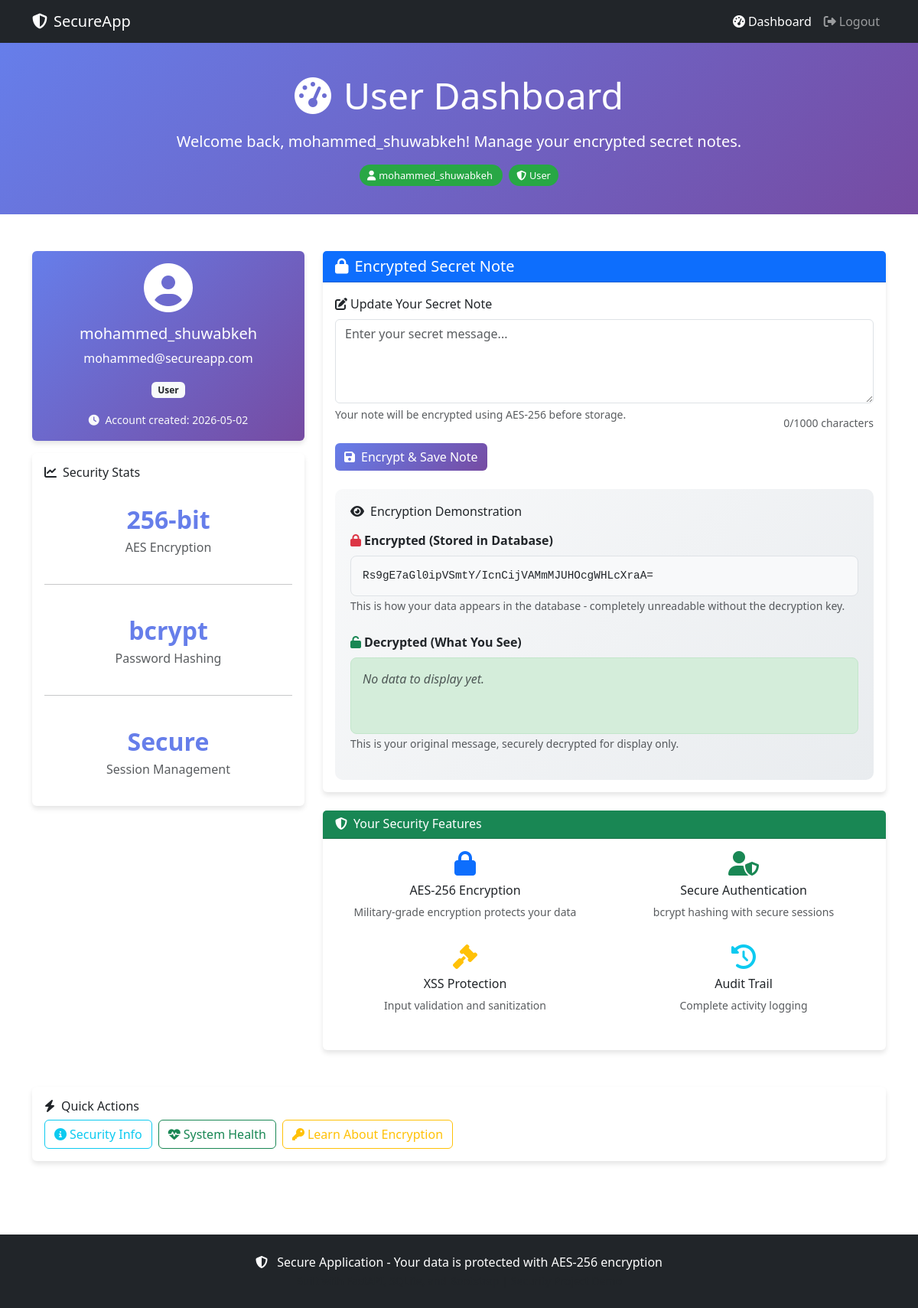
The app's page /dashboard (signed in), older data.
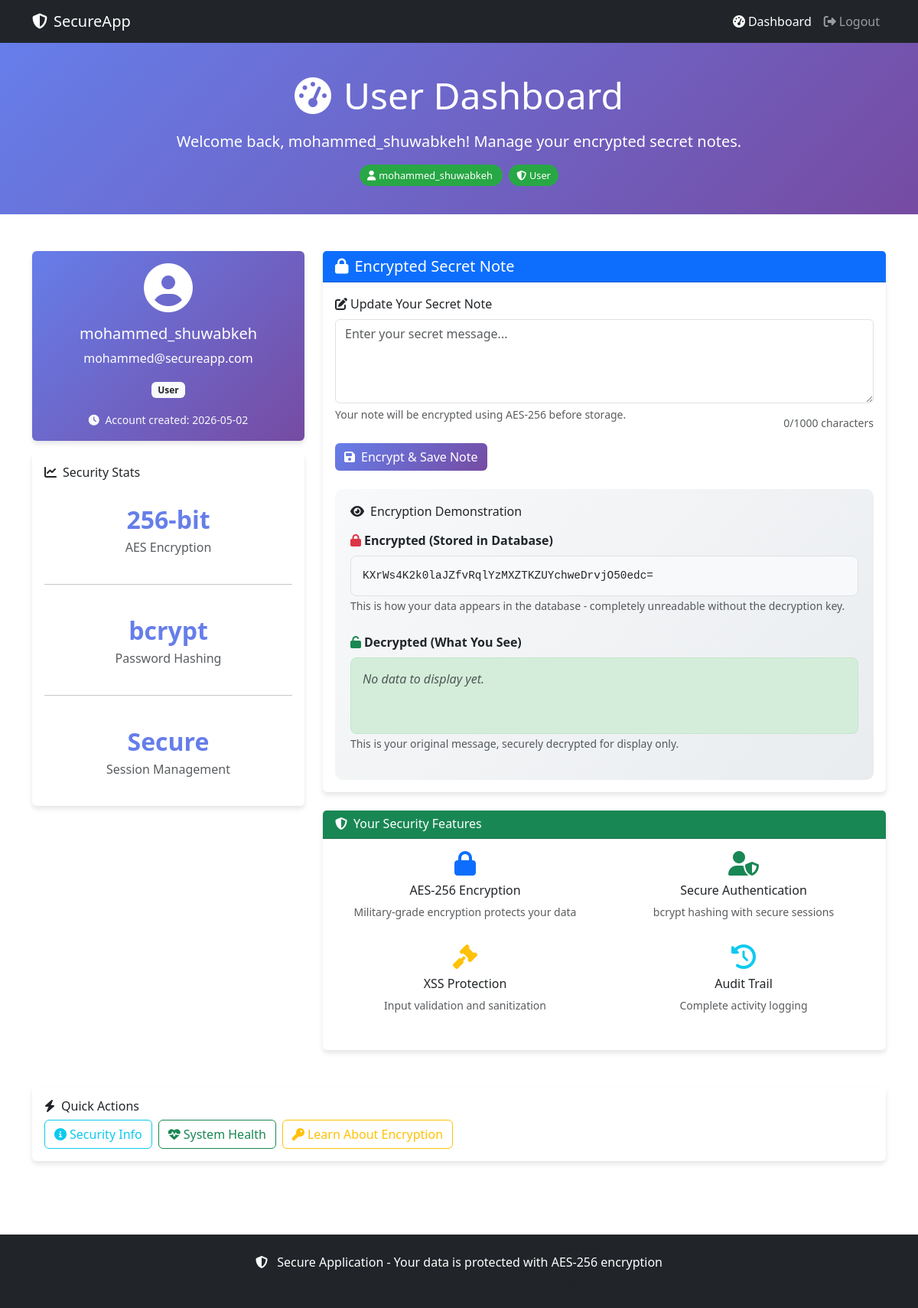
The same page, newer data.
### tables this page shows
CREATE TABLE secret_notes (
                        id INTEGER PRIMARY KEY AUTOINCREMENT,
                        user_id INTEGER NOT NULL,
                        encrypted_note TEXT,
                        created_at TEXT DEFAULT CURRENT_TIMESTAMP,
                        updated_at TEXT DEFAULT CURRENT_TIMESTAMP,
                        FOREIGN KEY (user_id) REFERENCES users (id) ON DELETE CASCADE
                    );

### main.py (the view)
@app.get("/dashboard", response_class=HTMLResponse)
async def dashboard(request: Request):
    user = require_auth(request)
    secret_note = db.get_secret_note(user.id)
    decrypted_note = security.decrypt_data(secret_note) if secret_note else ""
    return templates.TemplateResponse("dashboard.html", {
        "request": request,
        "user": user,
        "encrypted_note": secret_note,
        "decrypted_note": decrypted_note
    })

### templates/dashboard.html (shortened to what the changed rows need)
<!DOCTYPE html>
<html lang="en">
<head>
    <link href="https://cdn.jsdelivr.net/npm/bootstrap@5.3.0/dist/css/bootstrap.min.css" rel="stylesheet">
    <link href="https://cdnjs.cloudflare.com/ajax/libs/font-awesome/6.4.0/css/all.min.css" rel="stylesheet">
</head>
<body>
    <div class="dashboard-header">
        <div class="container text-center">
            <h1 class="display-5 mb-3">
                <i class="fas fa-tachometer-alt me-3"></i>User Dashboard
            </h1>
        </div>
    </div>
    <div class="container py-5">
        <div class="row">
            <div class="col-lg-8 mb-4">
                <div class="card">
                    <div class="card-body">
                        <div class="encryption-demo">
                            <div class="mb-4">
                                <label class="form-label fw-bold">
                                    <i class="fas fa-lock text-danger me-1"></i>Encrypted (Stored in Database)
                                </label>
                                <div class="encrypted-display">
                                    {% if encrypted_note %}
                                        {{ encrypted_note }}
                                    {% else %}
                                        <em class="text-muted">No encrypted data yet. Create a secret note above!</em>
                                    {% endif %}
                                </div>
                                <small class="text-muted">
                                    This is how your data appears in the database - completely unreadable without the decryption key.
                                </small>
                            </div>
                        </div>
                    </div>
                </div>
            </div>
        </div>
    </div>
</body>
</html>

Row changes from the older to the newer data that the page shows:
changed secret_notes: encrypted_note "Rs9gE7aGl0ipVSmtY/IcnCijVAMmMJUHOcgWHLcXraA=" → "KXrWs4K2k0laJZfvRqlYzMXZTKZUYchweDrvjO50edc="
